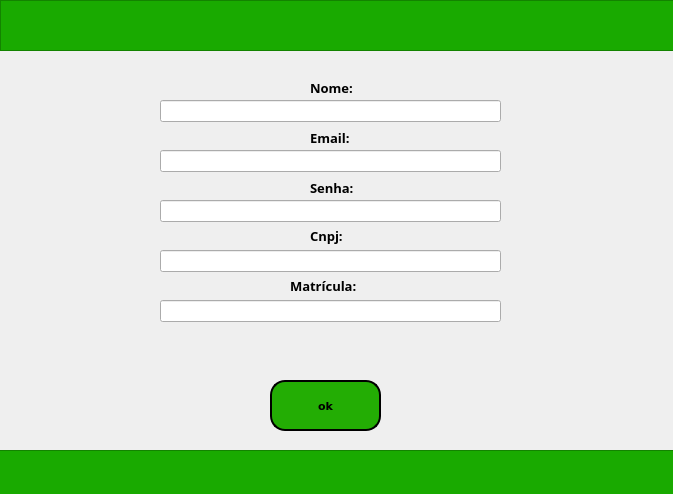
<?xml version="1.0" encoding="UTF-8"?>
<ui version="4.0">
 <class>Dialog</class>
 <widget class="QDialog" name="Dialog">
  <property name="geometry">
   <rect>
    <x>0</x>
    <y>0</y>
    <width>673</width>
    <height>494</height>
   </rect>
  </property>
  <property name="windowTitle">
   <string>Dialog</string>
  </property>
  <widget class="QFrame" name="frame">
   <property name="geometry">
    <rect>
     <x>-100</x>
     <y>-160</y>
     <width>821</width>
     <height>681</height>
    </rect>
   </property>
   <property name="frameShape">
    <enum>QFrame::StyledPanel</enum>
   </property>
   <property name="frameShadow">
    <enum>QFrame::Raised</enum>
   </property>
   <widget class="QPushButton" name="btnOkFacul">
    <property name="geometry">
     <rect>
      <x>370</x>
      <y>540</y>
      <width>111</width>
      <height>51</height>
     </rect>
    </property>
    <property name="font">
     <font>
      <family>Verdana</family>
      <pointsize>8</pointsize>
      <weight>75</weight>
      <bold>true</bold>
     </font>
    </property>
    <property name="styleSheet">
     <string notr="true">background-color: rgb(35, 173, 4);
border-radius: 15px;
 border: 2px solid black;</string>
    </property>
    <property name="text">
     <string>ok</string>
    </property>
   </widget>
   <widget class="QLineEdit" name="lineNome">
    <property name="geometry">
     <rect>
      <x>260</x>
      <y>260</y>
      <width>341</width>
      <height>22</height>
     </rect>
    </property>
    <property name="text">
     <string/>
    </property>
   </widget>
   <widget class="QLineEdit" name="lineEmail">
    <property name="geometry">
     <rect>
      <x>260</x>
      <y>310</y>
      <width>341</width>
      <height>22</height>
     </rect>
    </property>
    <property name="text">
     <string/>
    </property>
   </widget>
   <widget class="QLineEdit" name="lineSenha">
    <property name="geometry">
     <rect>
      <x>260</x>
      <y>360</y>
      <width>341</width>
      <height>22</height>
     </rect>
    </property>
    <property name="text">
     <string/>
    </property>
   </widget>
   <widget class="QLineEdit" name="lineCnpj">
    <property name="geometry">
     <rect>
      <x>260</x>
      <y>410</y>
      <width>341</width>
      <height>22</height>
     </rect>
    </property>
    <property name="text">
     <string/>
    </property>
   </widget>
   <widget class="QLabel" name="nomeUser">
    <property name="geometry">
     <rect>
      <x>410</x>
      <y>240</y>
      <width>55</width>
      <height>16</height>
     </rect>
    </property>
    <property name="font">
     <font>
      <family>Segoe UI Black</family>
      <pointsize>10</pointsize>
      <weight>75</weight>
      <bold>true</bold>
     </font>
    </property>
    <property name="text">
     <string>Nome:</string>
    </property>
   </widget>
   <widget class="QLabel" name="email">
    <property name="geometry">
     <rect>
      <x>410</x>
      <y>290</y>
      <width>55</width>
      <height>16</height>
     </rect>
    </property>
    <property name="font">
     <font>
      <family>Segoe UI Black</family>
      <pointsize>10</pointsize>
      <weight>75</weight>
      <bold>true</bold>
     </font>
    </property>
    <property name="text">
     <string>Email:</string>
    </property>
   </widget>
   <widget class="QLabel" name="senhaUser">
    <property name="geometry">
     <rect>
      <x>410</x>
      <y>340</y>
      <width>55</width>
      <height>16</height>
     </rect>
    </property>
    <property name="font">
     <font>
      <family>Segoe UI Black</family>
      <pointsize>10</pointsize>
      <weight>75</weight>
      <bold>true</bold>
     </font>
    </property>
    <property name="text">
     <string>Senha:</string>
    </property>
   </widget>
   <widget class="QLabel" name="tipoUser">
    <property name="geometry">
     <rect>
      <x>410</x>
      <y>380</y>
      <width>61</width>
      <height>31</height>
     </rect>
    </property>
    <property name="font">
     <font>
      <family>Segoe UI Black</family>
      <pointsize>10</pointsize>
      <weight>75</weight>
      <bold>true</bold>
     </font>
    </property>
    <property name="text">
     <string>Cnpj:</string>
    </property>
   </widget>
   <widget class="QFrame" name="verdeUserB">
    <property name="geometry">
     <rect>
      <x>80</x>
      <y>610</y>
      <width>771</width>
      <height>51</height>
     </rect>
    </property>
    <property name="styleSheet">
     <string notr="true">background-color: rgb(25, 170, 0);</string>
    </property>
    <property name="frameShape">
     <enum>QFrame::StyledPanel</enum>
    </property>
    <property name="frameShadow">
     <enum>QFrame::Raised</enum>
    </property>
   </widget>
   <widget class="QFrame" name="verdeUserC">
    <property name="geometry">
     <rect>
      <x>100</x>
      <y>160</y>
      <width>801</width>
      <height>51</height>
     </rect>
    </property>
    <property name="styleSheet">
     <string notr="true">background-color: rgb(25, 170, 0);</string>
    </property>
    <property name="frameShape">
     <enum>QFrame::StyledPanel</enum>
    </property>
    <property name="frameShadow">
     <enum>QFrame::Raised</enum>
    </property>
   </widget>
   <widget class="QLabel" name="tipoUser_2">
    <property name="geometry">
     <rect>
      <x>390</x>
      <y>430</y>
      <width>91</width>
      <height>31</height>
     </rect>
    </property>
    <property name="font">
     <font>
      <family>Segoe UI Black</family>
      <pointsize>10</pointsize>
      <weight>75</weight>
      <bold>true</bold>
     </font>
    </property>
    <property name="text">
     <string>Matrícula:</string>
    </property>
   </widget>
   <widget class="QLineEdit" name="lineMatricula">
    <property name="geometry">
     <rect>
      <x>260</x>
      <y>460</y>
      <width>341</width>
      <height>22</height>
     </rect>
    </property>
    <property name="text">
     <string/>
    </property>
   </widget>
  </widget>
 </widget>
 <resources/>
 <connections/>
</ui>
